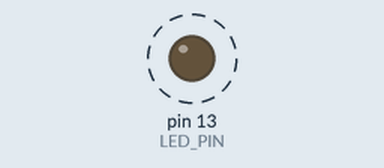
A sketch run on a simulated Arduino Uno, built with avr-gcc and run on an emulated ATmega328P. On the bench: output pins drawn as LEDs (lit = HIGH). Dashed ring = blinking. No radio packets arrive unless stated.

Above: at 1.23 s.
Timing chart, 0 to 4.0 s (numbered marks = the images above):
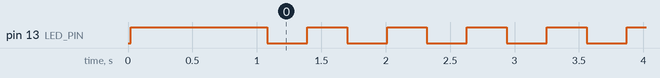

Measured:
- by itself, pin 13 (LED_PIN): alternates HIGH for 0.31 s and LOW for 0.31 s

The sketch:

PositioningModule_Base1.ino
```cpp
#include <SPI.h>
#include <LoRa.h>

// #define DEBUG_MODE

#define LED_PIN 13
#define TX_POWER 17

int counter = 0;
bool currentLEDState = HIGH;

void setup() {
  pinMode(LED_PIN, OUTPUT);

  #ifdef DEBUG_MODE
    Serial.begin(9600);
    Serial.println("LoRa Sender");
  #endif

  // LoRa.setTxPower(TX_POWER);
  if (!LoRa.begin(433E6)) {
    #ifdef DEBUG_MODE
      Serial.println("Starting LoRa failed!");
    #endif
    while (1);
  }
  LoRa.setSpreadingFactor(7);

  digitalWrite(LED_PIN, HIGH);
  delay(1000);
}

void loop() {
  #ifdef DEBUG_MODE
    Serial.print("Sending packet: ");
    Serial.println(counter);
  #endif

  // send packet
  LoRa.beginPacket();
  LoRa.print("Base1");
  LoRa.endPacket();

  currentLEDState = !currentLEDState;
  digitalWrite(LED_PIN, currentLEDState);
  counter++;

  delay(250);
}
```
